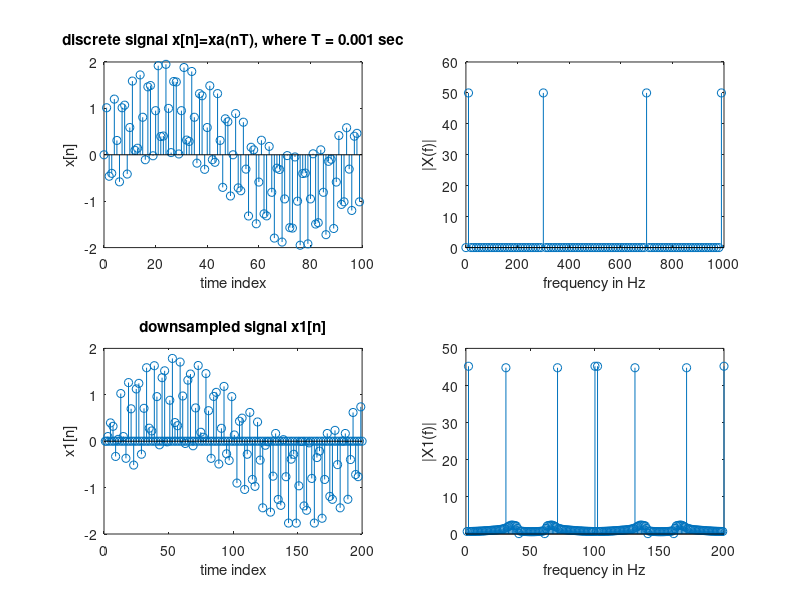

Write the MATLAB code that produced this figure.
% Butterworth lowpass filter
[b,a] = butter(9,0.4,'low'); % cut-off freq. = 0.4 pi = 20 Hz
freqz(b,a,200,100);
pause;
% signal x
f1=10; % 10 Hz sine wave
f2=30; % 30 Hz sine wave
T=0.01; % sampling freq. = 100 Hz
N=10;
n=0:1:N-1;
x=sin(2*pi*f1*n*T)+sin(2*pi*f2*n*T);
subplot(2,2,1); stem(n,x);
xlabel('time index'); ylabel('x[n]');
title('discrete signal x[n]=xa(nT), where T = 0.01 sec');
% DFT of x
f=n/T/N;
subplot(2,2,2); stem(f,abs(fft(x)));
xlabel('frequency in Hz'); ylabel('|X(f)|');
% lowpass filtering
y=filter(b,a,x);
subplot(2,2,3); stem(n,y);
xlabel('time index'); ylabel('y[n]');
title('lowpass filtered at fc=20Hz');
% DFT of y
f=n/T/N;
subplot(2,2,4); stem(f,abs(fft(y)));
xlabel('frequency in Hz'); ylabel('|Y(f)|');
%%
% Chebyshev lowpass filter
[b,a] = cheby1(9,0.05,0.4); % cut-off freq. = 0.8 pi = 400 Hz
% signal x
f1=10; % 10 Hz sine wave
f2=300; % 300 Hz sine wave
T=0.001; % sampling freq. = 1000 Hz
N=100;
n=0:1:N-1;
x=sin(2*pi*f1*n*T)+sin(2*pi*f2*n*T);
subplot(2,2,1); stem(n,x);
xlabel('time index'); ylabel('x[n]');
title('discrete signal x[n]=xa(nT), where T = 0.001 sec');
% DFT of x
f=n/T/N;
subplot(2,2,2); stem(f,abs(fft(x)));
xlabel('frequency in Hz'); ylabel('|X(f)|');
% lowpass filtering & Decimation & DFT
y=filter(b,a,x);
z=downsample(y,2);
n2=0:1:N/2-1;
f=n2/(2*T)/(N/2);
subplot(2,2,3); stem(f,z);
xlabel('time index'); ylabel('x1[n]');
title('downsampled signal x1[n]');
subplot(2,2,4); stem(f,abs(fft(z)));
xlabel('frequency in Hz'); ylabel('|X1(f)|');
%%
% downsampling & DFT
z=decimate(x,2);
n2=0:1:N/2-1;
f=n2/(2*T)/(N/2);
subplot(2,2,3); stem(f,z);
xlabel('time index'); ylabel('x1[n]');
title('downsampled signal x1[n]');
subplot(2,2,4); stem(f,abs(fft(z)));
xlabel('frequency in Hz'); ylabel('|X1(f)|');
%%
% 6-1
% Chebyshev lowpass filter
[b,a] = cheby1(8,0.88,0.8); % cut-off freq. = 0.8 pi = 400 Hz
% signal x
f1=10; % 10 Hz sine wave
f2=300; % 300 Hz sine wave
T=0.001; % sampling freq. = 1000 Hz
N=100;
n=0:1:N-1;
x=sin(2*pi*f1*n*T)+sin(2*pi*f2*n*T);
subplot(2,2,1); stem(n,x);
xlabel('time index'); ylabel('x[n]');
title('discrete signal x[n]=xa(nT), where T = 0.001 sec');
% DFT of x
f=n/T/N;
subplot(2,2,2); stem(f,abs(fft(x)));
xlabel('frequency in Hz'); ylabel('|X(f)|');
% lowpass filtering & Decimation & DFT
y=filter(b,a,x);
z=upsample(y,2);
n2=0:1:N/2-1;
f=n2/(2*T)/(N/2);
subplot(2,2,3); stem(z);
xlabel('time index'); ylabel('x1[n]');
title('downsampled signal x1[n]');
subplot(2,2,4); stem(abs(fft(z)));
xlabel('frequency in Hz'); ylabel('|X1(f)|');